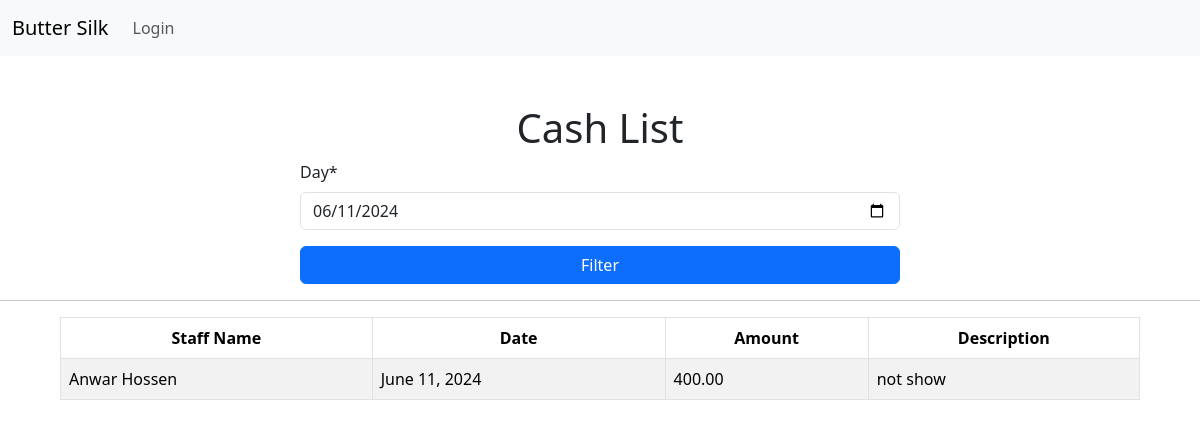
Page /cash_list/ on the committed database.
### staff/models.py (models this page shows, shortened)
class Cash(models.Model):
    staff = models.ForeignKey(Staff, on_delete=models.CASCADE, null=True, blank=True)
    amount = models.DecimalField(max_digits=10, decimal_places=2)
    description = models.TextField()
    date = models.DateField(auto_now_add=True)

class Staff(models.Model):
    staff_id = models.CharField(max_length=3, unique=True)
    name = models.CharField(max_length=100)
    phone = models.CharField(max_length=15)
    salary = models.DecimalField(max_digits=10, decimal_places=2)
    add_date = models.DateField(default=timezone.now)

### staff/views.py (the view)
# urls.py: path("cash_list/", views.cash_list, name="cash_list"),
def cash_list(request):
    form = CashFilterForm(request.GET or None)
    if form.is_valid():
        day = form.cleaned_data.get("day")
        cash_entries = Cash.objects.filter(date=day).order_by("-date")
    else:
        cash_entries = Cash.objects.filter(date=date.today()).order_by("-date")
    return render(
        request, "staff/cash_list.html", {"cash_entries": cash_entries, "form": form}
    )

### staff/forms.py
class CashFilterForm(forms.Form):
    day = forms.DateField(
        widget=forms.DateInput(attrs={"type": "date"}), initial=date.today
    )

### staff/templates/staff/cash_list.html
{% extends "base.html" %}
{% load crispy_forms_tags %}
{% block content %}
<h1 class="text-center mt mt-5">Cash List</h1>
<div style="width: 100%; margin: auto;">
    <form method="get" style="width: 50%; margin: auto;">
        {{form|crispy}}
        <button type="submit" class="btn btn-primary" style="width: 100%;">Filter</button>
    </form>
</div>
<hr>
<table class="table table-striped table-bordered" style="width: 90%; margin: auto;">
    <thead class="text-center">
        <tr>
            <th>Staff Name</th>
            <th>Date</th>
            <th>Amount</th>
            <th>Description</th>
        </tr>
    </thead>
    <tbody>
        {% for cash in cash_entries %}
        <tr>
            <td>{{ cash.staff.name }}</td>
            <td>{{ cash.date }}</td>
            <td>{{ cash.amount }}</td>
            <td>{{ cash.description }}</td>
        </tr>
        {% endfor %}
    </tbody>
</table>
{% endblock content %}

### rows in the picture
Cash: staff.name "Anwar Hossen", date "June 11, 2024", amount "400.00", description "not show"
